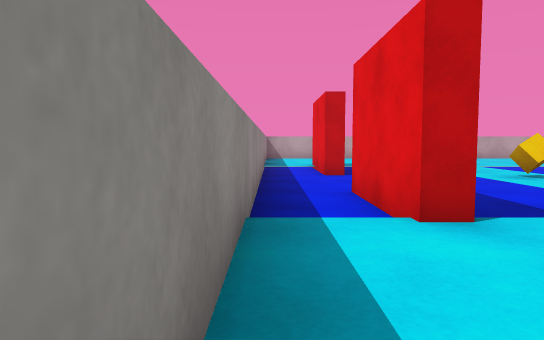
[1] (above)

16 first-person views from a walk through a 3-D level made in the Unity game engine. The camera is 0.72 m above the floor, tilts 4° down and sees 70° across. The floor is counted in squares, 1 m on a side. Each view is taken from the middle of a square. On the plan, view 1 faces up. The plan holds only what a view shows up to about 11 squares ahead; the rest is blank. The player character is not drawn. Surface patterns are stand-ins for the level's own textures.

[2]
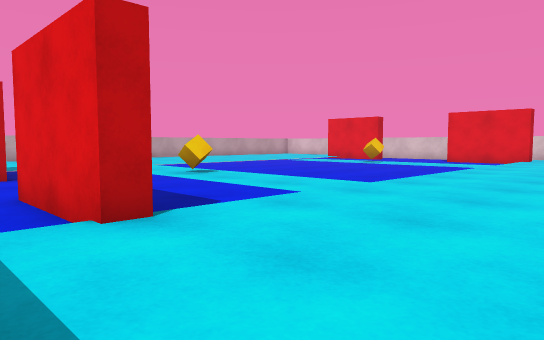

[3]
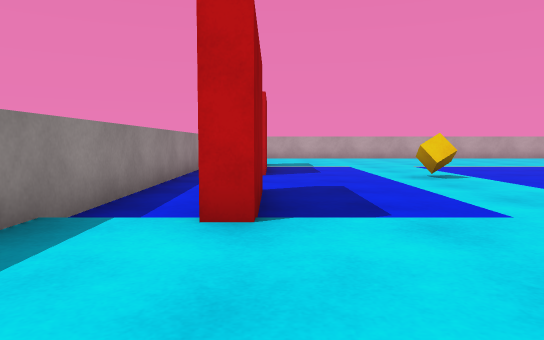

[4]
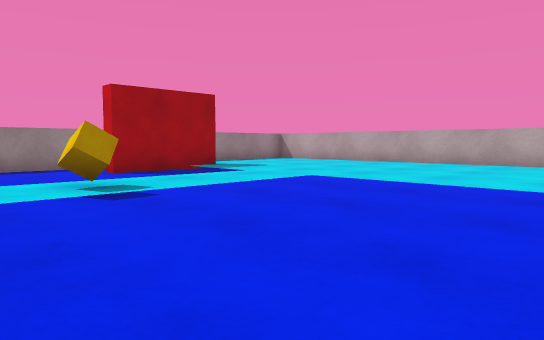

[5]
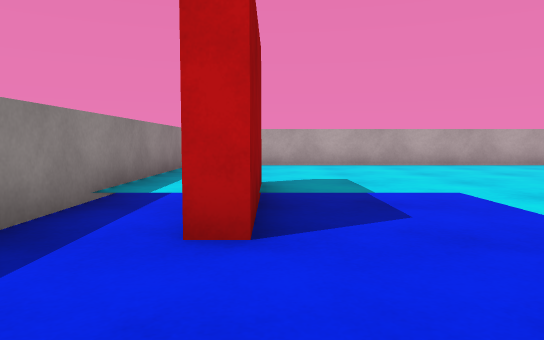

[6]
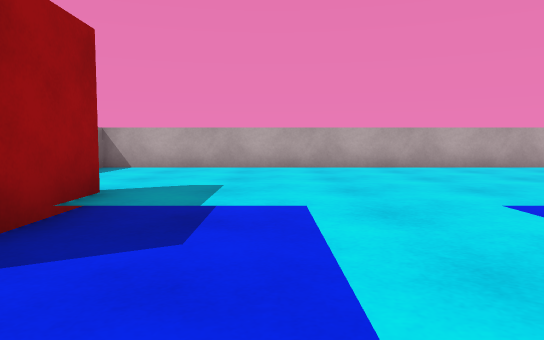

[7]
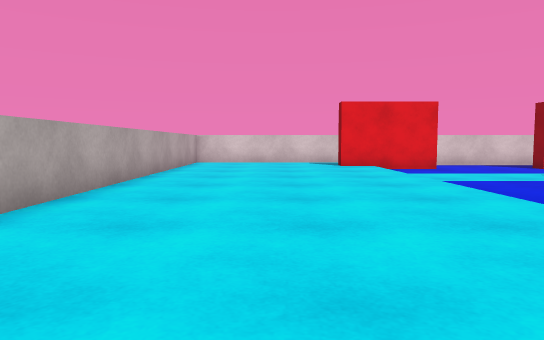

[8]
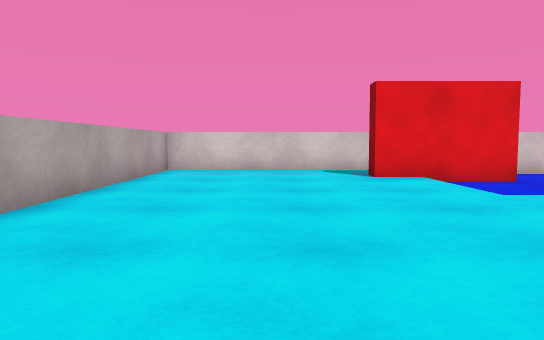

[9]
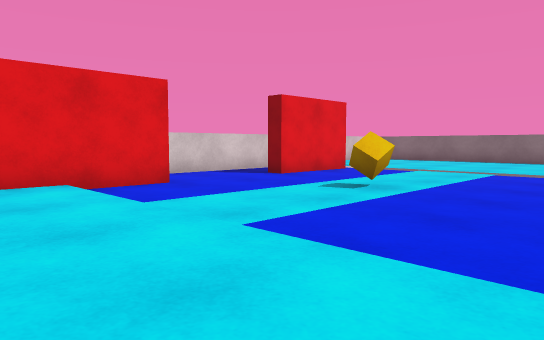

[10]
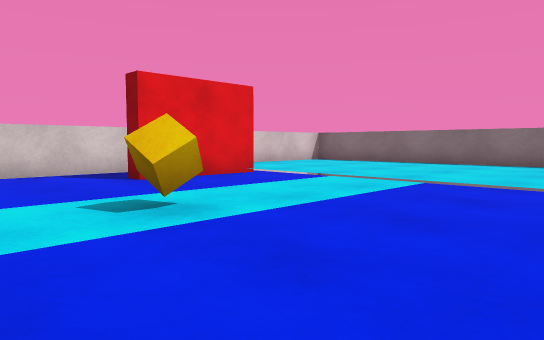

[11]
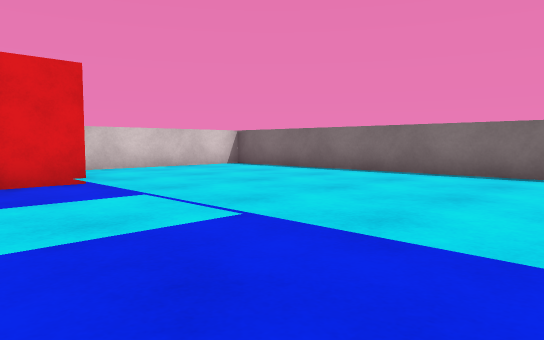

[12]
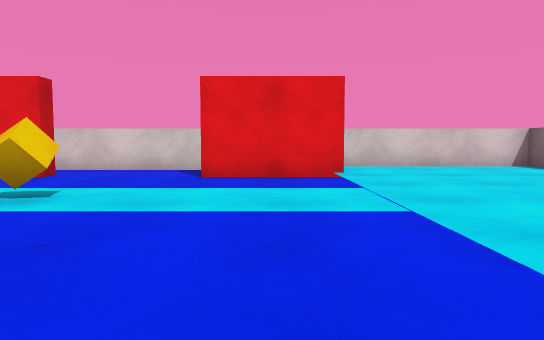

[13]
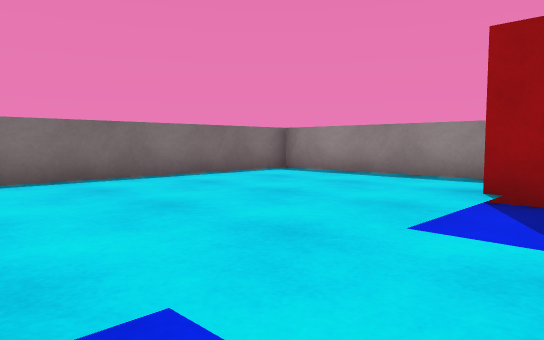

[14]
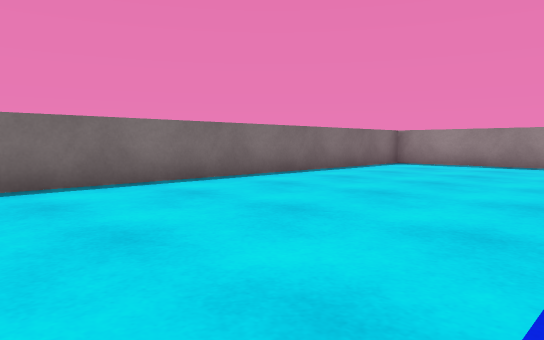

[15]
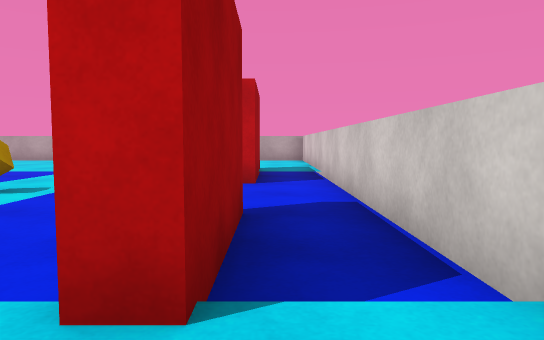

[16]
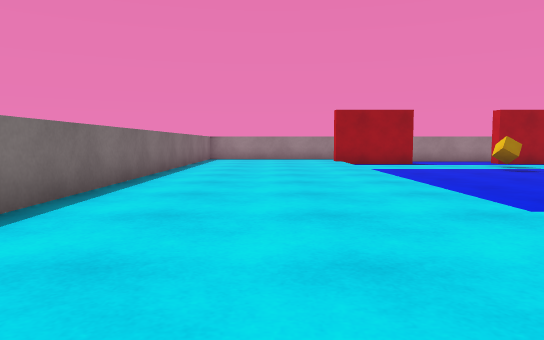

### Floor plan
Key: @ floor where view 1 was taken; # wall or solid block; . main floor; - floor 0.05 m lower than the main floor; _ floor 0.1 m lower than the main floor; / step, stairs or slope; C cube.
Columns run from 1 left of view 1 to 19 right of it. Each row starts with its distance up from view 1.
 18 #####################
 17 #...................#
 16 #...................#
 15 #...................#
 14 #...................#
 13 #...................#
 12 #//#//..//////..//#/#
 11 #__#__..______--__#_#
 10 #__#__..______--__#_#
  9 #_____..______--____#
  8 #_____C.______-C____#
  7 #_____..______--____#
  6 #__#__..______--__#_#
  5 #__#__..______--__#_#
  4 #__#__..______--__#_#
  3 #...................#
  2 #...................#
  1 #...................#
  0 #@..................#
 -1 #...................#
 -2 #####################

Positions as (right, up) in squares from view 1, and headings:
1: (0, 0), facing up
2: (0, 0), facing up-right
3: (2, 0), facing up
4: (11, 6), facing up-left
5: (2, 7), facing up
6: (4, 8), facing up
7: (5, 15), facing right
8: (9, 15), facing right
9: (10, 14), facing down-right
10: (10, 10), facing down-right
11: (10, 6), facing down-right
12: (9, 5), facing right
13: (7, 5), facing down-left
14: (11, 4), facing down-left
15: (18, 2), facing up
16: (17, 1), facing left
